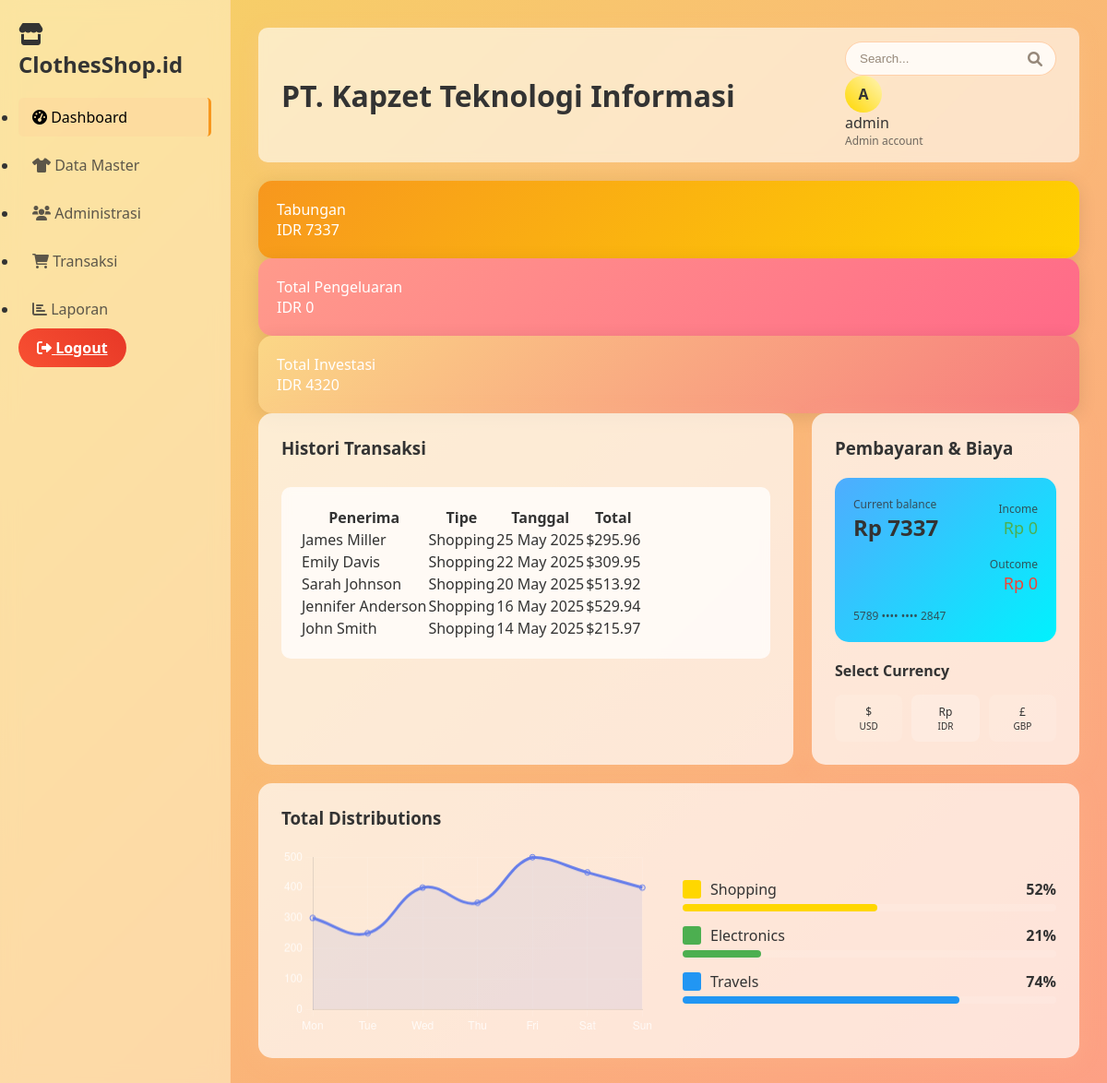
The app's page /dashboard/ (signed in) with its own data.
### erp_app/models.py (models this page shows, shortened)
class Sale(models.Model):
    PAYMENT_METHODS = [
        ('cash', 'Cash'),
        ('card', 'Credit Card'),
        ('transfer', 'Bank Transfer'),
    ]
    customer = models.ForeignKey(Customer, on_delete=models.CASCADE)
    sale_date = models.DateTimeField(default=timezone.now)
    total_amount = models.DecimalField(max_digits=10, decimal_places=2)
    payment_method = models.CharField(max_length=20, choices=PAYMENT_METHODS)
    notes = models.TextField(blank=True)
    created_by = models.ForeignKey(User, on_delete=models.CASCADE)

class Customer(models.Model):
    name = models.CharField(max_length=200)
    email = models.EmailField()
    phone = models.CharField(max_length=20)
    address = models.TextField()
    created_at = models.DateTimeField(auto_now_add=True)

### erp_app/views.py (the view)
# urls.py: path('dashboard/', views.dashboard, name='dashboard'),
@login_required
def dashboard(request):
    today = timezone.now().date()
    this_month = today.replace(day=1)
    total_sales = Sale.objects.filter(sale_date__gte=this_month).aggregate(
        total=Sum('total_amount'))['total'] or 0
    total_expenses = Expense.objects.filter(date__gte=this_month).aggregate(
        total=Sum('amount'))['total'] or 0
    total_investment = Product.objects.aggregate(
        total=Sum('cost_price'))['total'] or 0
    recent_sales = Sale.objects.order_by('-sale_date')[:5]
    sales_by_category = []
    categories = Category.objects.all()
    for category in categories:
        category_sales = SaleItem.objects.filter(
            product__category=category,
            sale__sale_date__gte=this_month
        ).aggregate(total=Sum('total_price'))['total'] or 0
        sales_by_category.append({
            'name': category.name,
            'value': float(category_sales)
        })
    context = {
        'total_savings': total_sales - total_expenses,
        'total_expenses': total_expenses,
        'total_investment': total_investment,
        'recent_sales': recent_sales,
        'sales_by_category': json.dumps(sales_by_category),
    }
    return render(request, 'dashboard.html', context)

### templates/dashboard.html (shortened to what this page needs)
{% extends 'base.html' %}
{% block content %}
<div class="stats-grid">
    <div class="stat-card savings">
        <div class="stat-label">Tabungan</div>
        <div class="stat-value">IDR {{ total_savings|floatformat:0 }}</div>
    </div>
    <div class="stat-card expenses">
        <div class="stat-label">Total Pengeluaran</div>
        <div class="stat-value">IDR {{ total_expenses|floatformat:0 }}</div>
    </div>
    <div class="stat-card investment">
        <div class="stat-label">Total Investasi</div>
        <div class="stat-value">IDR {{ total_investment|floatformat:0 }}</div>
    </div>
</div>
<div style="display: grid; grid-template-columns: 2fr 1fr; gap: 20px;">
    <div class="card">
        <h3 style="margin-bottom: 20px;">Histori Transaksi</h3>
        <div class="table-container">
            <table>
                <thead>
                    <tr>
                        <th>Penerima</th>
                        <th>Tipe</th>
                        <th>Tanggal</th>
                        <th>Total</th>
                    </tr>
                </thead>
                <tbody>
                    {% for sale in recent_sales %}
                    <tr>
                        <td>{{ sale.customer.name }}</td>
                        <td>Shopping</td>
                        <td>{{ sale.sale_date|date:"d M Y" }}</td>
                        <td>${{ sale.total_amount }}</td>
                    </tr>
                    {% empty %}
                    <tr>
                        <td colspan="4" style="text-align: center; opacity: 0.7;">No transactions yet</td>
                    </tr>
                    {% endfor %}
                </tbody>
            </table>
        </div>
    </div>
    <div class="card">
        <h3 style="margin-bottom: 20px;">Pembayaran & Biaya</h3>
        <div style="background: linear-gradient(135deg, #4facfe 0%, #00f2fe 100%); border-radius: 15px; padding: 20px; margin-bottom: 20px;">
            <div style="display: flex; justify-content: space-between; align-items: center; margin-bottom: 15px;">
                <div>
                    <div style="font-size: 12px; opacity: 0.8;">Current balance</div>
                    <div style="font-size: 24px; font-weight: bold;">Rp {{ total_savings|floatformat:0 }}</div>
                </div>
                <div style="text-align: right;">
                    <div style="font-size: 12px; opacity: 0.8;">Income</div>
                    <div style="font-size: 18px; color: #4caf50;">Rp 0</div>
                </div>
            </div>
            <div style="text-align: right;">
                <div style="font-size: 12px; opacity: 0.8;">Outcome</div>
                <div style="font-size: 18px; color: #f44336;">Rp {{ total_expenses|floatformat:0 }}</div>
            </div>
            <div style="margin-top: 15px; font-size: 12px; opacity: 0.8;">
                5789 •••• •••• 2847
            </div>
        </div>
        <div style="margin-top: 20px;">
            <h4 style="margin-bottom: 15px;">Select Currency</h4>
            <div style="display: flex; gap: 10px;">
                <div style="background: rgba(255,255,255,0.1); padding: 10px; border-radius: 8px; text-align: center; flex: 1;">
                    <div style="font-size: 12px;">$</div>
                    <div style="font-size: 10px;">USD</div>
                </div>
                <div style="background: rgba(255,255,255,0.2); padding: 10px; border-radius: 8px; text-align: center; flex: 1;">
                    <div style="font-size: 12px;">Rp</div>
                    <div style="font-size: 10px;">IDR</div>
                </div>
                <div style="background: rgba(255,255,255,0.1); padding: 10px; border-radius: 8px; text-align: center; flex: 1;">
                    <div style="font-size: 12px;">£</div>
                    <div style="font-size: 10px;">GBP</div>
                </div>
            </div>
        </div>
    </div>
</div>
<div class="card" style="margin-top: 20px;">
    <h3 style="margin-bottom: 20px;">Total Distributions</h3>
    <div style="display: flex; align-items: center; gap: 30px;">
        <div style="flex: 1;">
            <canvas id="distributionChart" width="400" height="200"></canvas>
        </div>
        <div style="flex: 1;">
            <div style="margin-bottom: 15px;">
                <div style="display: flex; align-items: center; gap: 10px; margin-bottom: 5px;">
                    <div style="width: 20px; height: 20px; background: #ffd700; border-radius: 3px;"></div>
                    <span>Shopping</span>
                    <span style="margin-left: auto; font-weight: bold;">52%</span>
                </div>
                <div style="background: rgba(255,255,255,0.1); height: 8px; border-radius: 4px;">
                    <div style="background: #ffd700; height: 100%; width: 52%; border-radius: 4px;"></div>
                </div>
            </div>
            <div style="margin-bottom: 15px;">
                <div style="display: flex; align-items: center; gap: 10px; margin-bottom: 5px;">
                    <div style="width: 20px; height: 20px; background: #4caf50; border-radius: 3px;"></div>
                    <span>Electronics</span>
                    <span style="margin-left: auto; font-weight: bold;">21%</span>
                </div>
                <div style="background: rgba(255,255,255,0.1); height: 8px; border-radius: 4px;">
                    <div style="background: #4caf50; height: 100%; width: 21%; border-radius: 4px;"></div>
                </div>
            </div>
            <div>
                <div style="display: flex; align-items: center; gap: 10px; margin-bottom: 5px;">
                    <div style="width: 20px; height: 20px; background: #2196f3; border-radius: 3px;"></div>
                    <span>Travels</span>
                    <span style="margin-left: auto; font-weight: bold;">74%</span>
                </div>
                <div style="background: rgba(255,255,255,0.1); height: 8px; border-radius: 4px;">
                    <div style="background: #2196f3; height: 100%; width: 74%; border-radius: 4px;"></div>
                </div>
            </div>
        </div>
    </div>
</div>
{% endblock %}
{% block scripts %}
<script>
// Chart for distributions
const ctx = document.getElementById('distributionChart').getContext('2d');
const chart = new Chart(ctx, {
    type: 'line',
    data: {
        labels: ['Mon', 'Tue', 'Wed', 'Thu', 'Fri', 'Sat', 'Sun'],
        datasets: [{
            label: 'Sales',
            data: [300, 250, 400, 350, 500, 450, 400],
            borderColor: '#667eea',
            backgroundColor: 'rgba(102, 126, 234, 0.1)',
            fill: true,
            tension: 0.4
        }]
    },
    options: {
        responsive: true,
        plugins: {
            legend: {
                display: false
            }
        },
        scales: {
            y: {
                beginAtZero: true,
                grid: {
                    color: 'rgba(255,255,255,0.1)'
                },
                ticks: {
                    color: 'rgba(255,255,255,0.8)'
                }
            },
            x: {
                grid: {
                    color: 'rgba(255,255,255,0.1)'
                },
                ticks: {
                    color: 'rgba(255,255,255,0.8)'
                }
            }
        }
    }
});
</script>
{% endblock %}

### templates/base.html (shortened to what this page needs)
<!DOCTYPE html>
<html lang="en">
<head>
    <link href="https://cdnjs.cloudflare.com/ajax/libs/font-awesome/6.0.0/css/all.min.css" rel="stylesheet">
</head>
<body>
    <div class="container">
        {% if user.is_authenticated %}
        <div class="sidebar">
            <div class="logo">
                <h2><i class="fas fa-store"></i> ClothesShop.id</h2>
            </div>
            <ul class="nav-menu">
                <li class="nav-item">
                    <a href="{% url 'dashboard' %}" class="nav-link {% if request.resolver_match.url_name == 'dashboard' %}active{% endif %}">
                        <i class="fas fa-tachometer-alt"></i> Dashboard
                    </a>
                </li>
                <li class="nav-item">
                    <a href="{% url 'products' %}" class="nav-link {% if request.resolver_match.url_name == 'products' %}active{% endif %}">
                        <i class="fas fa-tshirt"></i> Data Master
                    </a>
                </li>
                <li class="nav-item">
                    <a href="{% url 'customers' %}" class="nav-link {% if request.resolver_match.url_name == 'customers' %}active{% endif %}">
                        <i class="fas fa-users"></i> Administrasi
                    </a>
                </li>
                <li class="nav-item">
                    <a href="{% url 'sales' %}" class="nav-link {% if request.resolver_match.url_name == 'sales' %}active{% endif %}">
                        <i class="fas fa-shopping-cart"></i> Transaksi
                    </a>
                </li>
                <li class="nav-item">
                    <a href="{% url 'reports' %}" class="nav-link {% if request.resolver_match.url_name == 'reports' %}active{% endif %}">
                        <i class="fas fa-chart-bar"></i> Laporan
                    </a>
                </li>
            </ul>
            <div class="logout-btn">
                <a href="{% url 'logout' %}" class="btn btn-danger" style="width: 100%; text-align: center;">
                    <i class="fas fa-sign-out-alt"></i> Logout
                </a>
            </div>
        </div>
        {% endif %}
        <div class="main-content">
            {% if user.is_authenticated %}
            <div class="header">
                <div class="header-left">
                    <h1>PT. Kapzet Teknologi Informasi</h1>
                </div>
                <div class="header-right">
                    <div class="search-box">
                        <input type="text" placeholder="Search...">
                        <i class="fas fa-search"></i>
                    </div>
                    <div class="user-profile">
                        <div class="user-avatar">{{ user.first_name.0|default:user.username.0|upper }}</div>
                        <div>
                            <div style="font-weight: 500;">{{ user.first_name|default:user.username }}</div>
                            <div style="font-size: 12px; opacity: 0.7;">Admin account</div>
                        </div>
                    </div>
                </div>
            </div>
            {% endif %}
            {% block content %}
            {% endblock %}
        </div>
    </div>
    {% block scripts %}
    {% endblock %}
</body>
</html>

### templates/base.html (style rules this page uses)
* { margin: 0; padding: 0; box-sizing: border-box; }
body { font-family: 'Segoe UI', Tahoma, Geneva, Verdana, sans-serif; background: linear-gradient(135deg, #f6d365 0%, #fda085 100%); min-height: 100vh; color: #333; }
.container { display: flex; min-height: 100vh; }
.sidebar { width: 250px; background: rgba(255, 240, 200, 0.6); backdrop-filter: blur(10px); border-right: 1px solid rgba(255, 200, 150, 0.3); padding: 20px; }
.sidebar h2 { margin-bottom: 20px; color: #333; }
.nav-link { display: block; padding: 10px 15px; color: rgba(51, 51, 51, 0.8); text-decoration: none; margin-bottom: 10px; border-radius: 5px; transition: all 0.3s ease; }
.nav-link:hover, .nav-link.active { background: rgba(255, 200, 150, 0.2); color: #000; border-right: 3px solid #f7971e; }
.main-content { flex: 1; padding: 30px; }
.header { display: flex; justify-content: space-between; align-items: center; background: rgba(255, 255, 255, 0.6); backdrop-filter: blur(5px); padding: 15px 25px; border-radius: 10px; margin-bottom: 20px; box-shadow: 0 4px 20px rgba(255, 200, 150, 0.3); }
.user-avatar { width: 40px; height: 40px; background: linear-gradient(45deg, #ffd700, #fff5b7); border-radius: 50%; display: flex; justify-content: center; align-items: center; font-weight: bold; color: #333; margin-right: 10px; }
.search-box { position: relative; }
.search-box input { padding: 10px 35px 10px 15px; border-radius: 20px; border: 1px solid rgba(255, 180, 120, 0.6); background: rgba(255, 255, 255, 0.8); color: #333; outline: none; }
.search-box input::placeholder { color: rgba(80, 60, 40, 0.6); }
.search-box i { position: absolute; top: 50%; right: 15px; transform: translateY(-50%); color: rgba(80, 60, 40, 0.6); }
.stat-card { flex: 1; padding: 20px; border-radius: 15px; color: #fff; box-shadow: 0 4px 20px rgba(0, 0, 0, 0.1); }
.stat-card.savings { background: linear-gradient(135deg, #f7971e 0%, #ffd200 100%); }
.stat-card.expenses { background: linear-gradient(135deg, #ff9a8b 0%, #ff6a88 100%); }
.stat-card.investment { background: linear-gradient(135deg, #fbd786 0%, #f7797d 100%); }
.card { background: rgba(255, 255, 255, 0.7); padding: 25px; border-radius: 15px; box-shadow: 0 4px 25px rgba(255, 200, 150, 0.2); color: #333; }
.table-container { margin-top: 30px; overflow-x: auto; background: rgba(255, 255, 255, 0.75); border-radius: 10px; padding: 20px; backdrop-filter: blur(5px); }
.btn { padding: 10px 20px; border: none; border-radius: 30px; cursor: pointer; transition: all 0.3s ease; font-weight: 600; }
.btn-danger { background: linear-gradient(45deg, #f85032, #e73827); color: #fff; }

### records on screen
Sale: customer.name "James Miller", sale_date "25 May 2025", total_amount "295.96"
Sale: customer.name "Emily Davis", sale_date "22 May 2025", total_amount "309.95"
Sale: customer.name "Sarah Johnson", sale_date "20 May 2025", total_amount "513.92"
Sale: customer.name "Jennifer Anderson", sale_date "16 May 2025", total_amount "529.94"
Sale: customer.name "John Smith", sale_date "14 May 2025", total_amount "215.97"

### other values on screen
{{ user.first_name.0|default:user.username.0|upper }} "A"
{{ user.first_name|default:user.username }} "admin"
{{ total_savings|floatformat:0 }} "7337"
{{ total_expenses|floatformat:0 }} "0"
{{ total_investment|floatformat:0 }} "4320"
